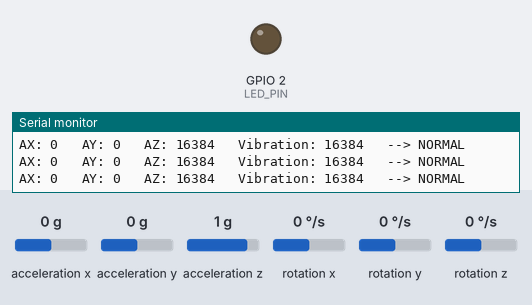
A sketch run on a simulated ESP32. On the bench: output pins drawn as LEDs (lit = HIGH), the last lines printed to the serial monitor. The inputs (shaded band) are chosen by the test bench; at power-on: acceleration x 0 g, acceleration y 0 g, acceleration z 1 g, rotation x 0 °/s, rotation y 0 °/s, rotation z 0 °/s.

Above: at 1.2 s.
1.3 s: acceleration x set to -0.4 g
At 2.6 s:
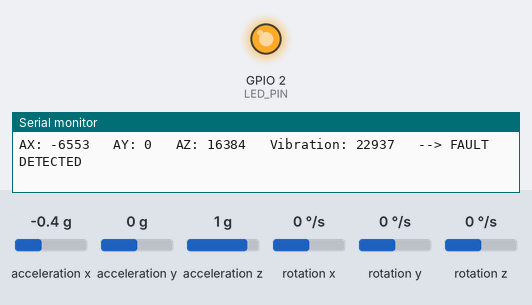
2.9 s: acceleration x set to 0 g
At 3.5 s:
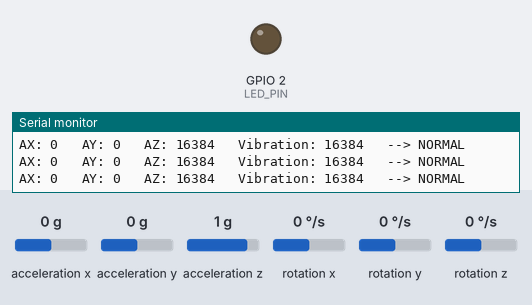
4.5 s: acceleration x set to -1.4 g
At 5.3 s:
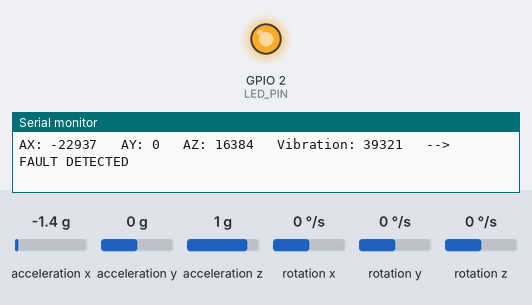
Timing chart, 0 to 7.5 s (numbered marks = the images above; inputs shaded):
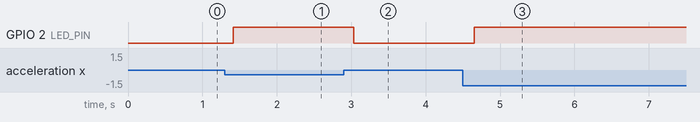

Measured:
- the behaviour switches between -0.2 and -0.3 g on acceleration x (found by bisection; images 0 and 1)
- after the input at 1.3 s, GPIO 2 (LED_PIN): LOW → HIGH after 0.12 s
- after the input at 2.9 s, GPIO 2 (LED_PIN): HIGH → LOW after 0.14 s
- after the input at 4.5 s, GPIO 2 (LED_PIN): LOW → HIGH after 0.15 s

The sketch:

Motor_detection1a.ino
```cpp
#include <Wire.h>
#include <MPU6050.h>

MPU6050 mpu;

#define LED_PIN 2

long vibration = 0;
long threshold = 20000;

void setup() {
  Serial.begin(115200);

  // Start I2C communication on ESP32
  Wire.begin(21, 22);

  // LED pin
  pinMode(LED_PIN, OUTPUT);
  digitalWrite(LED_PIN, LOW);

  // Initialize MPU6050
  mpu.initialize();

  // Check sensor connection
  if (mpu.testConnection()) {
    Serial.println("MPU6050 Connected Successfully");
  } else {
    Serial.println("MPU6050 Connection Failed");
  }
}

void loop() {
  int16_t ax, ay, az;

  // Read acceleration values from MPU6050
  mpu.getAcceleration(&ax, &ay, &az);

  // Calculate simple vibration magnitude
  vibration = abs(ax) + abs(ay) + abs(az);

  // Print values to Serial Monitor
  Serial.print("AX: ");
  Serial.print(ax);
  Serial.print("   AY: ");
  Serial.print(ay);
  Serial.print("   AZ: ");
  Serial.print(az);
  Serial.print("   Vibration: ");
  Serial.print(vibration);

  // Fault detection
  if (vibration > threshold) {
    digitalWrite(LED_PIN, HIGH);
    Serial.println("   --> FAULT DETECTED");
  } else {
    digitalWrite(LED_PIN, LOW);
    Serial.println("   --> NORMAL");
  }

  delay(200);
}
```
